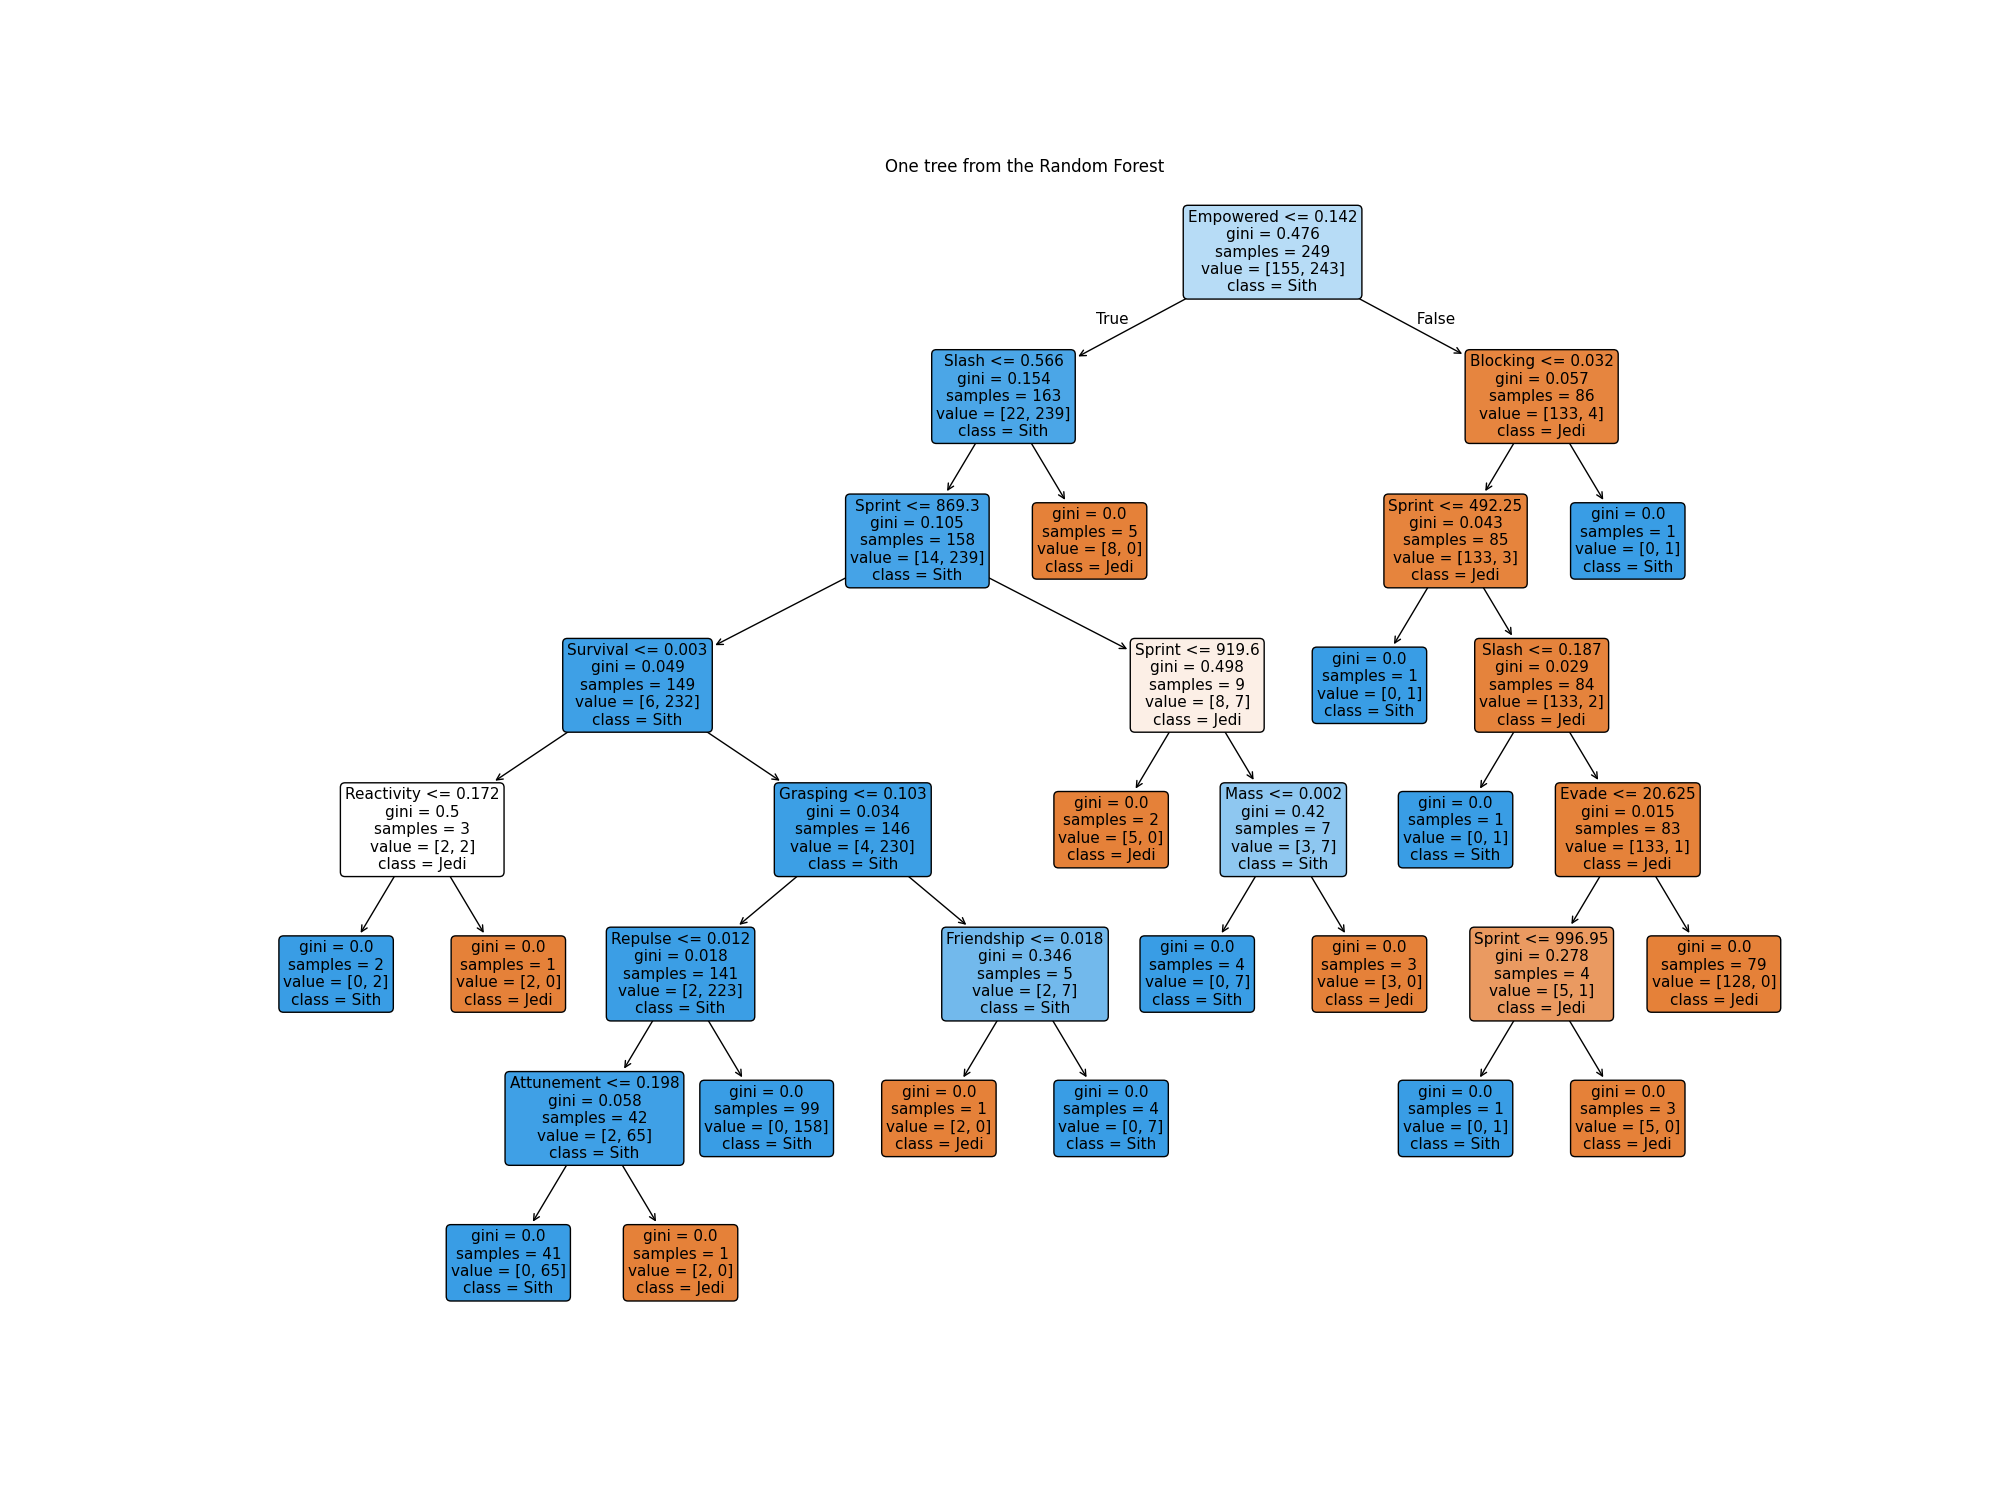

Here is the Python script that generated this plot:
import sys
import pandas as pd
import matplotlib.pyplot as plt
from sklearn.ensemble import RandomForestClassifier
from sklearn.tree import plot_tree
from sklearn.model_selection import train_test_split
from sklearn.metrics import f1_score


def main():
    if len(sys.argv) != 3:
        print("Usage: ./Tree.py Train_knight.csv Test_knight.csv")
        sys.exit(1)

    train_df = pd.read_csv(sys.argv[1])
    test_df = pd.read_csv(sys.argv[2])

    X = train_df.drop(columns=['knight'])
    y = train_df['knight'].map({'Jedi': 0, 'Sith': 1})

    X_train, X_val, y_train, y_val = train_test_split(
        X, y, test_size=0.2, random_state=42, stratify=y
    )

    model = RandomForestClassifier(n_estimators=100, random_state=42)
    model.fit(X_train, y_train)

    y_pred_val = model.predict(X_val)

    f1 = f1_score(y_val, y_pred_val, average='weighted')
    print(f"Validation f1-score: {f1 * 100:.2f}%")

    model.fit(X, y)

    test_pred = model.predict(test_df)
    labels = ['Jedi' if p == 0 else 'Sith' for p in test_pred]

    with open('Tree.txt', 'w') as f:
        for label in labels:
            f.write(label + '\n')
    print(f"Wrote {len(labels)} predictions to Tree.txt")

    plt.figure(figsize=(20, 15))
    plot_tree(
        model.estimators_[0],
        feature_names=X.columns,
        class_names=['Jedi', 'Sith'],
        filled=True,
        rounded=True,
        fontsize=11
    )
    plt.title("One tree from the Random Forest")
    plt.savefig("Tree.png")


if __name__ == "__main__":
    main()
